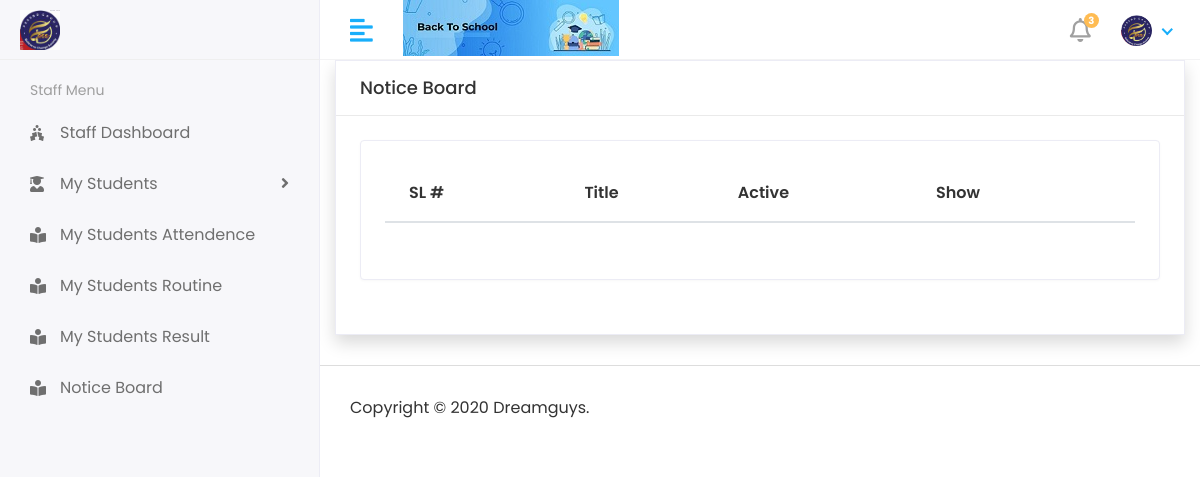
Page /VIEW_NOTICE (signed in) on the earlier database version.
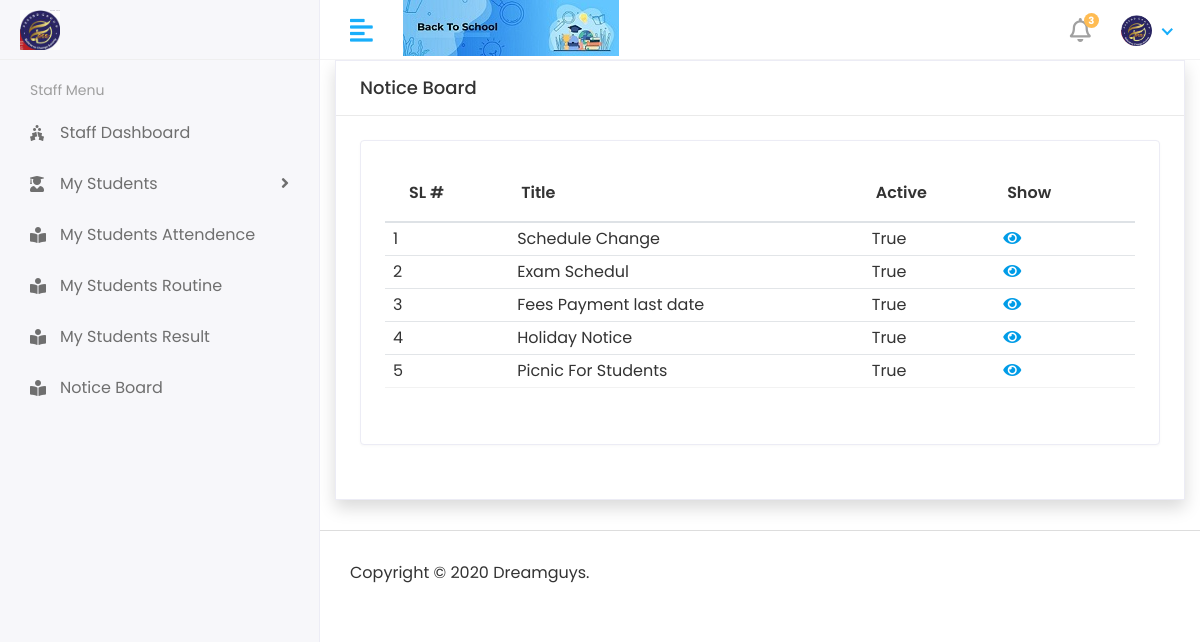
Same page on the later database version.
### apps/Students/models/models.py (models this page shows, shortened)
class Notice(models.Model):
    classIns = models.ForeignKey(Class,on_delete=models.DO_NOTHING)
    title = models.CharField(max_length=250)
    description = models.TextField()
    active= models.BooleanField(default=True)
    created_at = models.DateTimeField(auto_now_add=True)
    updated_at = models.DateTimeField(auto_now=True)
    file = models.FileField(upload_to='media/notice',blank=True, null= True)

### apps/Students/views.py (the view)
# urls.py: path(r'VIEW_NOTICE',VIEW_NOTICE,name='VIEW_NOTICE'),
@login_required(login_url='/')
def VIEW_NOTICE(request,id=None):
        notice=Notice.objects.all()
        selectedNotice=Notice.objects.filter(id=id)
        context = {
            'notice':notice,
            'selectedNotice':selectedNotice,
        }
        return render(request,'Notice/notice.html',context)

### apps/Students/templates/Notice/notice.html (shortened to what this page needs)
{% extends 'base/base.html' %} {% block content %}
{% load static %}
<div class="col-lg-12 col-md-12 col-sm-12 col-xs-12">
    <div class="card card-default rounded-0 shadow ">
        <div class="card-header">
            <div class="d-flex w-100 align-items-center justify-content-between">
                <h4 class="card-title fw-bold">Notice Board</h4>
            </div>
        </div>
        <div class="card-body">
            <form  method="post"  >
                <div class="row">
                    <div class="col-sm-12">
                       <div class="card card-table">
                          <div class="card-body">
                             <div class="table-responsive">
                        <table id="table_id" class="table table-hover table-center mb-0 ">
                            <thead>
                                <tr>
                                    <th class="text-ceter">SL # </th>
                                    <th class="text-ceter">Title </th>
                                    <th class="text-ceter"> Active</th>
                                    <th class="text-ceter"> Show </th>
                                </tr>
                            </thead>
                            <tbody>
                                {% for i in notice %}
                                <tr class="">
                                    <td  class="px-2 py-1">  {{ forloop.counter }}</td>
                                    <td class="px-2 py-1">{{ i.title }}  </td>
                                    <td class="px-2 py-1">{{ i.active }}  </td>
                                    <td class="px-2 py-1">
                                     <div class="actions">
                                    <a href="{% url 'VIEW_Select_NOTICE' i.id   %}" data-toggle="modal" data-target="#exampleModalLong_{{ forloop.counter }}" >
                                        <i class="fa fa-eye" aria-hidden="true"></i>
                                         </a>
                                     </div>             </td>
                                </tr>
                                {% endfor %}
                            </tbody>
                        </table>
                        <div class="clear-fix py-3"></div>
                             </div>
                          </div>
                       </div>
                    </div>
                </div>
            </form>
        </div>
    </div>
</div>
{% endblock content %}

### apps/SchoolManagementSystemModules/templates/base/base.html (shortened to what this page needs)
{% load static %}
<!DOCTYPE html>
<html lang="en">
   <head>
      <link rel="stylesheet" href= "{% static 'plugins/bootstrap/css/bootstrap.min.css' %}">
      <link rel="stylesheet" href="{% static 'plugins/fontawesome/css/fontawesome.min.css' %}">
      <link rel="stylesheet" href="{% static 'plugins/fontawesome/css/all.min.css' %}">
      <link rel="stylesheet" href="{% static 'css/style.css' %}">
      <link rel="stylesheet" href="{% static 'plugins/datatables/datatables.min.css' %}">
   </head>
   <body>
      <div class="main-wrapper">
         {% include 'base/header.html' %}
         {% if user.user_type == '2' %}
              {% include 'base/staffsidebar.html'%}
         {% endif %}
         <div class="page-wrapper">
            {% block content %}
            {% endblock %}
            {% include 'base/footer.html' %}
         </div>
      </div>
   </body>
</html>

### apps/SchoolManagementSystemModules/templates/base/header.html (shortened to what this page needs)
{% load static %}
<div class="header">
    <div class="header-left">
       <a href="#" class="logo">
          <img src="{% static 'img/logo.jpeg' %}"  alt="Logo">
         </a>
   </div>
      <a href="javascript:void(0);" id="toggle_btn">
         <i class="fas fa-align-left"></i>
      </a>
      <div class="top-nav-search">
       <img src="{% static 'img/headerbanner.jpg' %}" class="repeat"  >
    </div>
    <ul class="nav user-menu">
       <li class="nav-item dropdown noti-dropdown">
          <a href="#" class="dropdown-toggle nav-link" data-toggle="dropdown">
          <i class="far fa-bell"></i> <span class="badge badge-pill">3</span>
          </a>
       </li>
       <li class="nav-item dropdown has-arrow">
          <a href="#" class="dropdown-toggle nav-link" data-toggle="dropdown">
          <span class="user-img"><img class="rounded-circle" src="{% static 'img/logo.jpeg' %}" width="31" alt={{user.first_name}}></span>
          </a>
       </li>
    </ul>
 </div>

### apps/SchoolManagementSystemModules/templates/base/staffsidebar.html (shortened to what this page needs)
<div class="sidebar" id="sidebar">
    <div class="sidebar-inner slimscroll">
       <div id="sidebar-menu" class="sidebar-menu">
          <ul>
             <li class="menu-title">
                <span>Staff Menu</span>
             </li>
             <li>
               <a href="{% url 'staffdashboard' %}"><i class="fas fa-holly-berry"></i> <span>Staff Dashboard</span></a>
            </li>
            <li class="submenu">
               <a href="#"><i class="fas fa-user-graduate"></i> <span> My Students</span> <span class="menu-arrow"></span></a>
            </li>
            <li>
               <a  href="{% url 'attendance-class' %}"><i class="fas fa-book-reader"></i> <span>My Students Attendence</span></a>
            </li>
            <li>
               <a href="{% url 'class_routin' %}"><i class="fas fa-book-reader"></i> <span>My Students Routine</span></a>
            </li>
            <li>
               <a href="{% url 'student_result' %}"><i class="fas fa-book-reader"></i> <span>My Students Result</span></a>
            </li>
            <li>
               <a href="{% url 'VIEW_NOTICE' %}"><i class="fas fa-book-reader"></i> <span>Notice Board </span></a>
            </li>
          </ul>
       </div>
    </div>
 </div>

### apps/SchoolManagementSystemModules/templates/base/footer.html
    <footer>
       <p>Copyright © 2020 Dreamguys.</p>
    </footer>

Differences in the rows shown:
added Notice: title "Schedule Change", active "True"
added Notice: title "Exam Schedul", active "True"
added Notice: title "Fees Payment last date", active "True"
added Notice: title "Holiday Notice", active "True"
added Notice: title "Picnic For Students", active "True"
